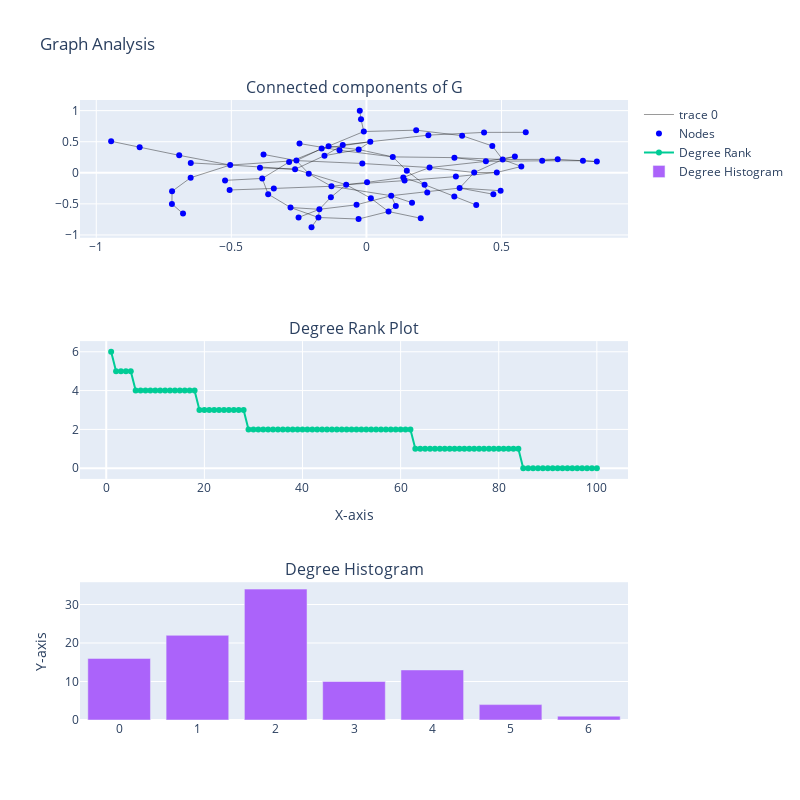

Notebook code cell kept with this figure:
### Code cell
import networkx as nx
import numpy as np
import plotly.graph_objects as go
from plotly.subplots import make_subplots

# Generate the random graph
G = nx.gnp_random_graph(100, 0.02, seed=10374196)

# Degree sequence
degree_sequence = sorted((d for n, d in G.degree()), reverse=True)

# Create the connected component
Gcc = G.subgraph(sorted(nx.connected_components(G), key=len, reverse=True)[0])
pos = nx.spring_layout(Gcc, seed=10396953)

# Create a subplot figure
fig = make_subplots(
    rows=3, cols=1,
    specs=[[{'type': 'scatter'}],
           [{'type': 'scatter'}],
           [{'type': 'bar'}]],
    subplot_titles=("Connected components of G", "Degree Rank Plot", "Degree Histogram")
)

# Add edges to the first subplot
edge_x = []
edge_y = []
for edge in Gcc.edges():
    x0, y0 = pos[edge[0]]
    x1, y1 = pos[edge[1]]
    edge_x.append(x0)
    edge_x.append(x1)
    edge_x.append(None)  # break the line
    edge_y.append(y0)
    edge_y.append(y1)
    edge_y.append(None)  # break the line

# Add nodes to the first subplot
node_x = [pos[node][0] for node in Gcc.nodes()]
node_y = [pos[node][1] for node in Gcc.nodes()]

# Add edges and nodes to the figure
fig.add_trace(go.Scatter(x=edge_x, y=edge_y, mode='lines', line=dict(width=0.4, color='black'), hoverinfo='none'), row=1, col=1)
fig.add_trace(go.Scatter(x=node_x, y=node_y, mode='markers', marker=dict(size=6, color='blue'), name='Nodes'), row=1, col=1)

# Add degree rank plot to the second subplot
fig.add_trace(go.Scatter(x=list(range(1, len(degree_sequence) + 1)), y=degree_sequence, mode='markers+lines', name='Degree Rank'), row=2, col=1)

# Create degree histogram data
degree_counts = np.unique(degree_sequence, return_counts=True)

# Add degree histogram to the third subplot
fig.add_trace(go.Bar(x=degree_counts[0], y=degree_counts[1], name='Degree Histogram'), row=3, col=1)

# Update layout
fig.update_layout(title_text="Graph Analysis", height=800, width=800)
fig.update_xaxes(title_text="X-axis", row=2, col=1)  # Set common x-axis title for the last plot
fig.update_yaxes(title_text="Y-axis", row=3, col=1)  # Set common y-axis title for the last plot

# Show the figure
fig.show()

### Figure 1 — Plotly figure (JSON) as saved in the notebook; plotly's stock layout.template omitted (floating-point values rounded to 4 significant figures; data arrays with more than 128 entries replaced by an {"elided": "..."} marker saying what was removed)
{"data": [{"hoverinfo": "none", "line": {"color": "black", "width": 0.4}, "mode": "lines", "type": "scatter", "x": {"elided": "288 float values"}, "xaxis": "x", "y": {"elided": "288 float values"}, "yaxis": "y"}, {"marker": {"color": "blue", "size": 6}, "mode": "markers", "name": "Nodes", "type": "scatter", "x": [0.01632, 0.2337, 0.01425, -0.2641, -0.2135, -0.1295, -0.1776, -0.08769, -0.02468, 0.6505, -0.6788, -0.7194, 0.5042, -0.1659, -0.1553, -0.00975, -0.9448, 0.1687, 0.4698, -0.2511, -0.2809, 0.4658, -0.3637, -0.2862, -0.394, 0.2251, 0.3988, -0.3428, 0.3253, 0.2011, 0.09159, -0.5042, -0.5233, 0.2151, -0.3809, 0.8013, 0.7079, 0.5896, -0.1316, 0.1088, -0.1401, 0.2292, 0.3256, -0.3857, 0.4966, 0.002229, -0.01528, -0.02903, -0.2032, -0.5065, 0.3541, 0.09746, -0.1742, -0.0201, 0.4353, -0.09961, -0.2478, 0.1365, 0.1495, 0.4422, 0.4064, 0.331, 0.8528, 0.5732, -0.2592, -0.03661, -0.6929, -0.6502, -0.72, 0.3449, -0.6506, -0.02867, 0.1841, 0.5494, 0.4824, 0.1411, -0.07494, 0.08181, -0.8393], "xaxis": "x", "y": [-0.4094, 0.08492, 0.4996, 0.05684, -0.01357, -0.217, -0.7192, 0.4476, 1, 0.1928, -0.6568, -0.2977, 0.2137, 0.3889, 0.2754, 0.6639, 0.5068, -0.4815, -0.3454, -0.7181, -0.5583, 0.4318, -0.3433, 0.1732, 0.07949, -0.3156, 0.004369, -0.2517, -0.3796, -0.7318, -0.3684, 0.1245, -0.1222, -0.1906, 0.2955, 0.1939, 0.217, 0.651, -0.3935, -0.5347, 0.429, 0.6058, 0.2438, -0.09059, -0.2888, -0.1538, 0.1495, -0.7436, -0.8743, -0.2765, 0.5968, 0.2557, -0.5877, 0.8601, 0.6501, 0.3624, 0.4707, -0.0754, 0.03426, 0.184, -0.5192, -0.06142, 0.1802, 0.1017, 0.1961, -0.5149, 0.2808, 0.1591, -0.5005, -0.2455, -0.0793, 0.3744, 0.6857, 0.2621, 0.005079, -0.1252, -0.1919, -0.6233, 0.4118], "yaxis": "y"}, {"mode": "markers+lines", "name": "Degree Rank", "type": "scatter", "x": [1, 2, 3, 4, 5, 6, 7, 8, 9, 10, 11, 12, 13, 14, 15, 16, 17, 18, 19, 20, 21, 22, 23, 24, 25, 26, 27, 28, 29, 30, 31, 32, 33, 34, 35, 36, 37, 38, 39, 40, 41, 42, 43, 44, 45, 46, 47, 48, 49, 50, 51, 52, 53, 54, 55, 56, 57, 58, 59, 60, 61, 62, 63, 64, 65, 66, 67, 68, 69, 70, 71, 72, 73, 74, 75, 76, 77, 78, 79, 80, 81, 82, 83, 84, 85, 86, 87, 88, 89, 90, 91, 92, 93, 94, 95, 96, 97, 98, 99, 100], "xaxis": "x2", "y": [6, 5, 5, 5, 5, 4, 4, 4, 4, 4, 4, 4, 4, 4, 4, 4, 4, 4, 3, 3, 3, 3, 3, 3, 3, 3, 3, 3, 2, 2, 2, 2, 2, 2, 2, 2, 2, 2, 2, 2, 2, 2, 2, 2, 2, 2, 2, 2, 2, 2, 2, 2, 2, 2, 2, 2, 2, 2, 2, 2, 2, 2, 1, 1, 1, 1, 1, 1, 1, 1, 1, 1, 1, 1, 1, 1, 1, 1, 1, 1, 1, 1, 1, 1, 0, 0, 0, 0, 0, 0, 0, 0, 0, 0, 0, 0, 0, 0, 0, 0], "yaxis": "y2"}, {"name": "Degree Histogram", "type": "bar", "x": [0, 1, 2, 3, 4, 5, 6], "xaxis": "x3", "y": [16, 22, 34, 10, 13, 4, 1], "yaxis": "y3"}], "layout": {"annotations": [{"font": {"size": 16}, "showarrow": false, "text": "Connected components of G", "x": 0.5, "xanchor": "center", "xref": "paper", "y": 1, "yanchor": "bottom", "yref": "paper"}, {"font": {"size": 16}, "showarrow": false, "text": "Degree Rank Plot", "x": 0.5, "xanchor": "center", "xref": "paper", "y": 0.6111, "yanchor": "bottom", "yref": "paper"}, {"font": {"size": 16}, "showarrow": false, "text": "Degree Histogram", "x": 0.5, "xanchor": "center", "xref": "paper", "y": 0.2222, "yanchor": "bottom", "yref": "paper"}], "height": 800, "title": {"text": "Graph Analysis"}, "width": 800, "xaxis": {"anchor": "y", "domain": [0, 1]}, "xaxis2": {"anchor": "y2", "domain": [0, 1], "title": {"text": "X-axis"}}, "xaxis3": {"anchor": "y3", "domain": [0, 1]}, "yaxis": {"anchor": "x", "domain": [0.7778, 1]}, "yaxis2": {"anchor": "x2", "domain": [0.3889, 0.6111]}, "yaxis3": {"anchor": "x3", "domain": [0, 0.2222], "title": {"text": "Y-axis"}}}}
